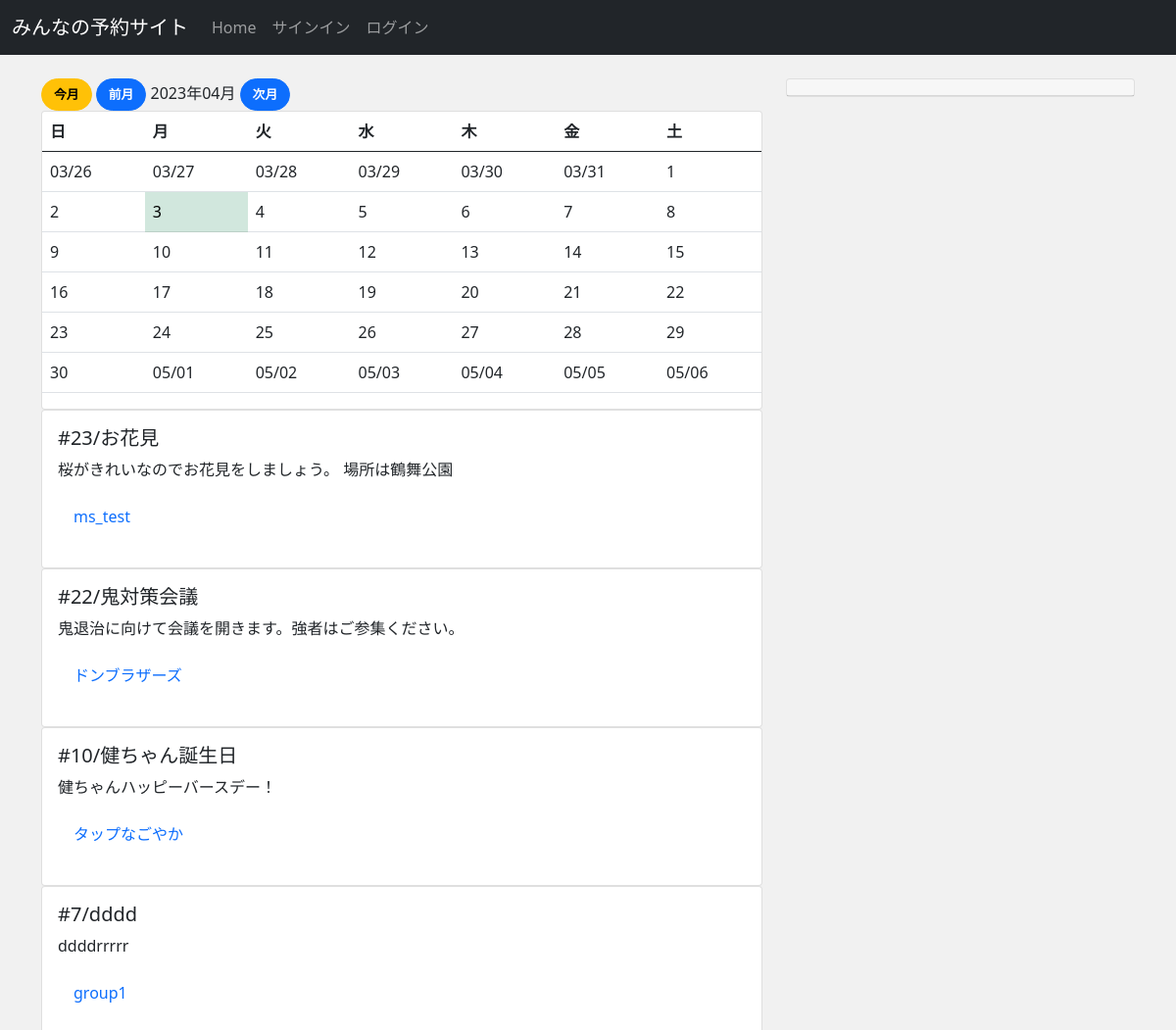
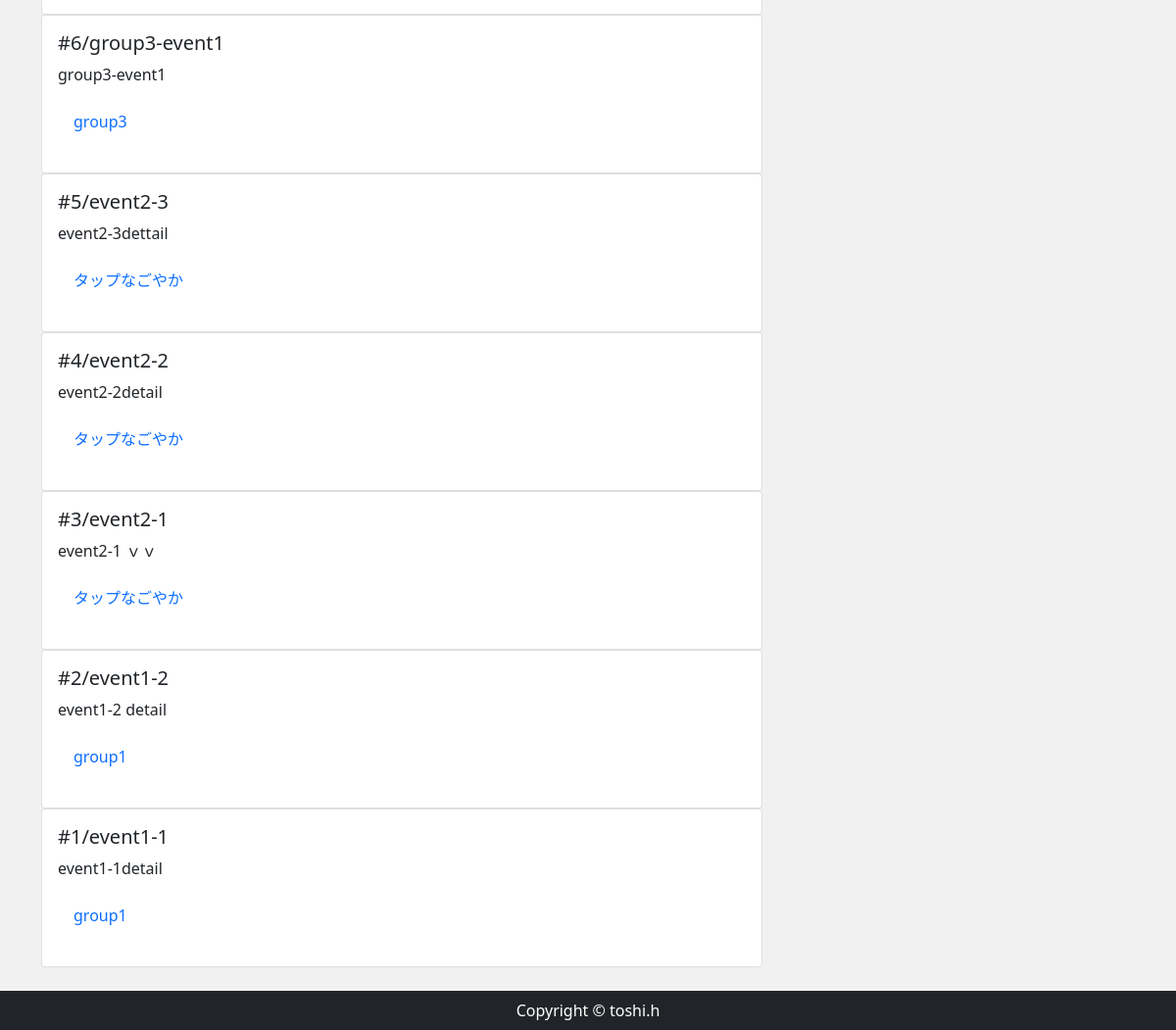
/event_cal/, run on the app's committed database (2 pictures, top to bottom).
### reservation/models.py (models this page shows, shortened)
class Event(models.Model):
    event_title = models.CharField(max_length=150)
    event_detail = models.TextField()
    group = models.ForeignKey(Group,  on_delete=models.CASCADE, related_name="group_event")
    event_date = models.DateField()
    start_time = models.TimeField()
    end_time = models.TimeField()

class Group(models.Model):
    group_name = models.CharField(max_length=150)
    group_detail = models.TextField()
    group_owner = models.ForeignKey(
        CustomUser,
        unique=False,
        db_index=True,
        related_name='owner',
        on_delete=models.CASCADE
    )
    def __str__(self):
        return self.group_name

### reservation/views.py (the view)
# urls.py: path('event_cal/',views.EventCalView.as_view(), name="event_cal"),
class EventCalView(mixins.MonthCalendarMixin, generic.TemplateView):
    template_name = 'reservation/event_cal.html'
    model = Event
    def get_context_data(self, **kwargs):
        context = super().get_context_data(**kwargs)
        calendar_context = self.get_month_calendar()
        event_data = Event.objects.order_by('-id') #イベントのデータを読み出し
        context.update(calendar_context)
        context['event_data'] = event_data #イベントのデータをコンテキストで渡す
        return context

### reservation/mixins.py (called while the page is built)
    def setup_calendar(self):
        self._calendar = calendar.Calendar(self.first_weekday)

    def get_week_names(self):
        week_names = deque(self.week_names)
        week_names.rotate(-self.first_weekday) #リスト内の要素を右に１つずつ移動するときは、dequeを使うと面白い
        return week_names

    def get_previous_month(self, date):
        if date.month ==1:
            return date.replace(year=date.year-1, month=12, day=1)
        else:
            return date.replace(month=date.month-1, day=1)

    def get_next_month(self, date):
        if date.month ==12:
            return date.replace(year=date.year+1, month=1, day=1)
        else:
            return date.replace(month=date.month+1, day=1)

    def get_month_days(self, date):
        return self._calendar.monthdatescalendar(date.year, date.month)

    def get_current_month(self):
        month = self.kwargs.get('month')
        year = self.kwargs.get('year')
        if month and year:
            month = datetime.date(year=int(year), month=int(month), day=1)
        else:
            month = datetime.date.today().replace(day=1)
        return month

    def get_month_calendar(self):
        self.setup_calendar()
        current_month = self.get_current_month()
        calendar_data = {
            'now':datetime.date.today(),
            'month_days':self.get_month_days(current_month),
            'month_current':current_month,
            'month_previous':self.get_previous_month(current_month),
            'month_next':self.get_next_month(current_month),
            'week_names':self.get_week_names(),
        }
        return calendar_data

### reservation/templates/reservation/event_cal.html (shortened to what this page needs)
{% extends 'reservation/base.html' %}
{% block content %}
<div class="row my-4 ">
    <div class="col-md-8">
            <a class="btn btn-warning" href="{% url 'event_cal' %}">今月</a>
            <a class="btn btn-primary" href="{% url 'event_cal' month_previous.year month_previous.month %}">前月</a>
            {{ month_current | date:"Y年m月" }}
            <a class="btn btn-primary" href="{% url 'event_cal' month_next.year month_next.month %}">次月</a>
        <div class="card">
                <table class="table" style="table-layout:fixed;">
                    <thead>
                        <tr>
                            {% for w in week_names %}
                                <th>{{ w }}</th>
                            {% endfor %}
                        </tr>
                    </thead>
                    <tbody>
                    {% for week in month_days %}
                        <tr>
                            {% for day in week %}
                                {% if now == day %}
                                    <td class="table-success" style="width:80px;">
                                {% else %}
                                    <td style="width:80px;">
                                {% endif %}
                                {% if month_current.month != day.month %}
                                    {{ day | date:"m/d" }}
                                {% else %}
                                    {{ day.day }}
                                {% endif %}
                                    </td>
                            {% endfor %}
                        </tr>
                        {% endfor %}
                    </tbody>
                </table>
        </div>
        {% for event in event_data %}
            <div class="card">
                <div class="card-body">
                    <h5 class="card-title">#{{ event.id }}/{{ event.event_title }}</h5>
                    <p class="card-text">{{ event.event_detail|truncatechars:100 }}</p>
                    <p ><a href="{% url 'group_detail'  event.group.pk  %} " class="nav-link">{{ event.group }}</a></p>
                </div>
            </div>
        {% endfor %}
           </div>
        <div class="col-md-4">
            <div class="card">
            <h5 class="card-header"></h5>
            </div>
        </div>
{% endblock %}

### reservation/static/css/rsv_style.css (style rules this page uses)
* { margin: 0; padding: 0; box-sizing: border-box; }
.btn { font-size: 80%; border-radius: 5rem; font-weight: bold; }

### data on the page
Event: id "23", event_title "お花見", event_detail "桜がきれいなのでお花見をしましょう。 場所は鶴舞公園", group "ms_test"
Event: id "22", event_title "鬼対策会議", event_detail "鬼退治に向けて会議を開きます。強者はご参集ください。", group "ドンブラザーズ"
Event: id "10", event_title "健ちゃん誕生日", event_detail "健ちゃんハッピーバースデー！", group "タップなごやか"
Event: id "7", event_title "dddd", event_detail "ddddrrrrr", group "group1"
Event: id "6", event_title "group3-event1", event_detail "group3-event1", group "group3"
Event: id "5", event_title "event2-3", event_detail "event2-3dettail", group "タップなごやか"
Event: id "4", event_title "event2-2", event_detail "event2-2detail", group "タップなごやか"
Event: id "3", event_title "event2-1", event_detail "event2-1 ｖｖ", group "タップなごやか"
Event: id "2", event_title "event1-2", event_detail "event1-2 detail", group "group1"
Event: id "1", event_title "event1-1", event_detail "event1-1detail", group "group1"

### other printed values
{{ month_current | date:"Y年m月" }} "2023年04月"
{{ w }} "日" "月" "火" "水" "木" "金" "土"
{{ day | date:"m/d" }} "03/26" "03/27" "03/28" "03/29" "03/30" "03/31" "05/01" "05/02" "05/03" "05/04" "05/05" "05/06"
{{ day.day }} "1" "2" "3" "4" "5" "6" "7" "8" "9" "10" "11" "12" "13" "14" "15" "16" "17" "18" "19" "20" "21" "22" "23" "24" "25" "26" "27" "28" "29" "30"
